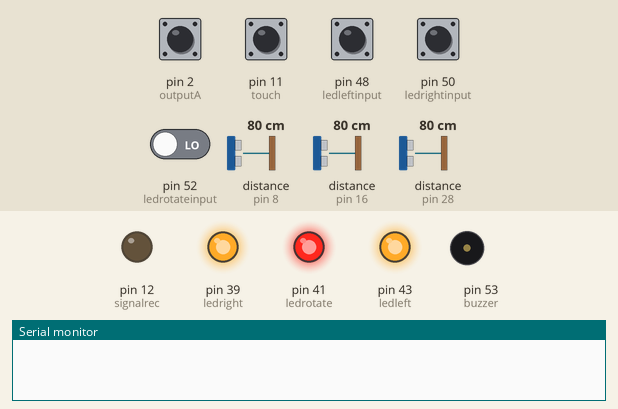
Recording of a sketch running on a simulated Arduino Mega 2560, built with avr-gcc and run on an emulated ATmega2560. On the bench: output pins drawn as LEDs (lit = HIGH), buzzer (waves = sounding, pin HIGH), the last lines printed to the serial monitor. Wiring (inferred from the names in the program): 3 × ultrasonic range finder: trigger pin 7, echo pin 8 / trigger pin 15, echo pin 16 / trigger pin 26, echo pin 28. Dashed ring = blinking. Inputs (shaded band) come from the test bench; at power-on: pin 2 (outputA) HIGH, pin 11 (touch), pin 48 (ledleftinput), pin 50 (ledrightinput), pin 52 (ledrotateinput) LOW, distance to the obstacle (sensors on pin 8, pin 16, pin 28) 80 cm. The echo pulse lasts 58.3 µs per cm; pins used as bus, display or sensor lines are not drawn.

Above: at 1.2 s.
1.3 s: distance to the obstacle (sensor on pin 8) set to 12 cm
2.8 s: distance to the obstacle (sensor on pin 8) set to 9 cm
At 2.9 s:
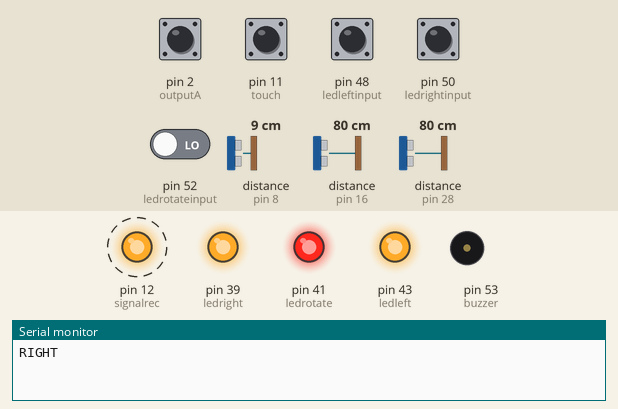
5.8 s: pin 52 (ledrotateinput) driven HIGH
At 6.28 s:
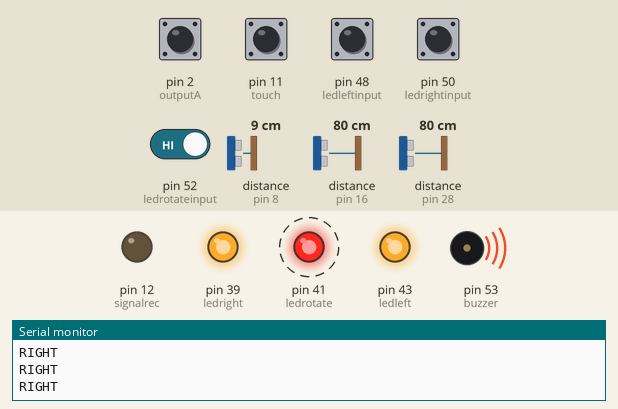
8.8 s: distance to the obstacle (sensor on pin 16) set to 18 cm
11.8 s: distance to the obstacle (sensor on pin 16) set to 13 cm
At 12.22 s:
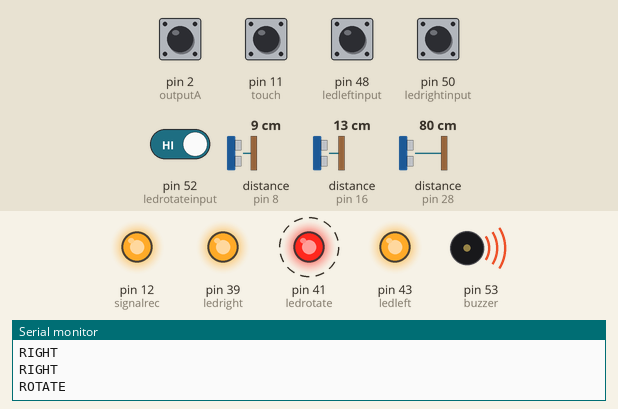
14.8 s: pin 48 (ledleftinput) pulled HIGH for 1 s
At 15.45 s:
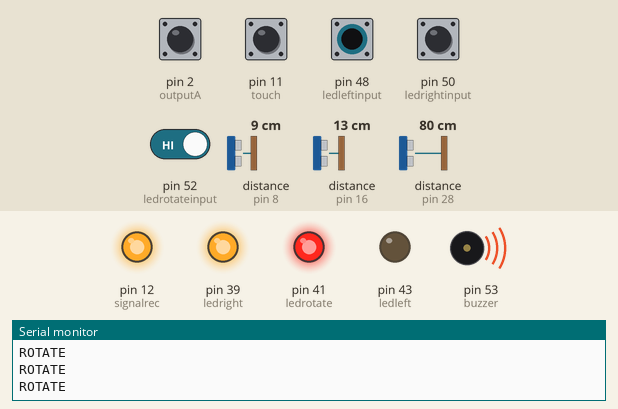
Timing chart, 0 to 18.8 s (numbered marks = the images above; inputs shaded):
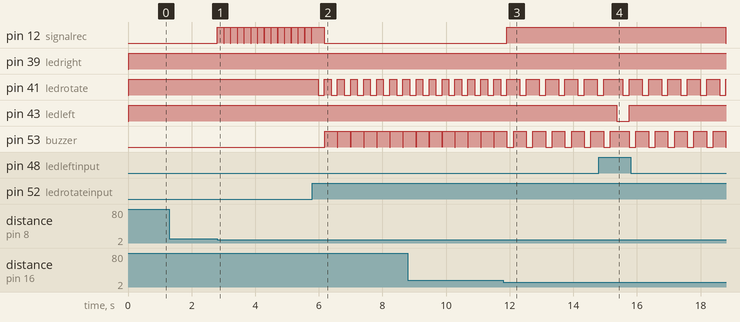

The sketch:

Tetris_final_arduino.ino
```cpp
 #define outputA 2
#define outputB 3

int trigPinU = 15;
int echoPinU = 16;
int trigPinR = 7;
int echoPinR = 8;
int trigPinL = 26;
int echoPinL = 28;

int ledleftinput=48;
int ledrotateinput=52;
int ledrightinput=50;

int ledleft=43;
int ledrotate=41;

int ledright=39;

int buzzer=53;

int movecheck=0;


int counter = 0;
int level;
int aState;
int aLastState;
int var;
int prelevel;

int touch=11;
int signalrec=12;

int n=200;
long durationU, cmU, inchesU, durationL, cmL, inchesL, durationR, cmR, inchesR;

void setup() {

  //Serial Port begin
  Serial.begin (9600);
  //Define inputs and outputs
  pinMode(trigPinU, OUTPUT);
  pinMode(echoPinU, INPUT);
  pinMode(trigPinL, OUTPUT);
  pinMode(echoPinL, INPUT);
  pinMode(trigPinR, OUTPUT);
  pinMode(echoPinR, INPUT);

  pinMode(ledleftinput, INPUT);
  pinMode(ledrotateinput, INPUT);
  pinMode(ledrightinput, INPUT);

  pinMode(ledleft, OUTPUT);
  pinMode(ledrotate, OUTPUT);
  pinMode(ledright, OUTPUT);

  pinMode(buzzer,OUTPUT);

  pinMode (outputA,INPUT);
  pinMode (outputB,INPUT);
  aLastState = digitalRead(outputA);

  pinMode (touch,INPUT);

  pinMode (signalrec,OUTPUT);
}

void loop() {

  aState = digitalRead(outputA); // Reads the "current" state of the outputA
   // If the previous and the current state of the outputA are different, that means a Pulse has occured
   if (aState != aLastState){
     // If the outputB state is different to the outputA state, that means the encoder is rotating clockwise
     if (digitalRead(outputB) != aState) {
       counter ++;
     } else {
       counter --;
     }
     if(counter<0)
      counter=counter+30;
      var=counter%5;
     if((0<=var)&&(var<=1))
      level=3;
     else if((1<var)&&(var<=3))
      level=2;
     else
      level=1;

      //Serial.println(var);
      if(level!=prelevel)
      {
        if(level==1)
        Serial.println("O");
        if(level==2)
        Serial.println("Tw");
        if(level==3)
        Serial.println("Thr");
        delay(n);
      }
      }
   aLastState = aState; // Updates the previous state of the outputA with the current state
   prelevel=level;

  if(digitalRead(touch)==HIGH)
  {
  Serial.println("CapTouch");
  digitalWrite(signalrec,HIGH);
  delay(n);
  }


  // The sensor is triggered by a HIGH pulse of 10 or more microseconds.
  // Give a short LOW pulse beforehand to ensure a clean HIGH pulse:

  digitalWrite(trigPinU, LOW);
  delayMicroseconds(5);
  digitalWrite(trigPinU, HIGH);
  delayMicroseconds(10);
  digitalWrite(trigPinU, LOW);

  // Read the signal from the sensor: a HIGH pulse whose
  // duration is the time (in microseconds) from the sending
  // of the ping to the reception of its echo off of an object.
  pinMode(echoPinU, INPUT);
  durationU = pulseIn(echoPinU, HIGH);

  // Convert the time into a distance
  cmU = (durationU/2) / 29.1;     // Divide by 29.1 or multiply by 0.0343
  inchesU = (durationU/2) / 74;   // Divide by 74 or multiply by 0.0135

  if(inchesU<=5)
  {
    if((movecheck==1)||(movecheck==3))
    digitalWrite(buzzer,HIGH);
    else
    {
     Serial.println("ROTATE");
     digitalWrite(signalrec,HIGH);
    }
    delay(n);
  }

  digitalWrite(trigPinL, LOW);
  delayMicroseconds(5);
  digitalWrite(trigPinL, HIGH);
  delayMicroseconds(10);
  digitalWrite(trigPinL, LOW);

  pinMode(echoPinL, INPUT);
  durationL= pulseIn(echoPinL, HIGH);

  cmL= (durationL/2) / 29.1;
  inchesL= (durationL/2) / 74;

  if(inchesL<=3)
  {
    if((movecheck==3)||(movecheck==2))
    digitalWrite(buzzer,HIGH);
    else
    {
      Serial.println("LEFT");
      digitalWrite(signalrec,HIGH);
    }
    delay(n);
  }

  digitalWrite(trigPinR, LOW);
  delayMicroseconds(5);
  digitalWrite(trigPinR, HIGH);
  delayMicroseconds(10);
  digitalWrite(trigPinR, LOW);

  pinMode(echoPinR, INPUT);
  durationR= pulseIn(echoPinR, HIGH);

  cmR= (durationR/2) / 29.1;
  inchesR= (durationR/2) / 74;

  if(inchesR<=3)
  {
    if((movecheck==1)||(movecheck==2))
    digitalWrite(buzzer,HIGH);
    else
    {
      Serial.println("RIGHT");
      digitalWrite(signalrec,HIGH);
    }
    delay(n);
  }

  //left
  if(digitalRead(ledleftinput)==HIGH)
  {
    movecheck=1; //left
    digitalWrite(ledleft, LOW);
    delay(n);
  //  delay(200);

  }

  //rotate
  if(digitalRead(ledrotateinput)==HIGH)
  {
     movecheck=2; //rotate
     digitalWrite(ledrotate, LOW);
     delay(n);
   //  delay(200);

  }

  //right

  if(digitalRead(ledrightinput)==HIGH)
  {
    movecheck=3; //right
    digitalWrite(ledright, LOW);
    delay(n);
   // delay(200);

  }

digitalWrite(ledleft, HIGH);
digitalWrite(ledrotate, HIGH);
digitalWrite(ledright, HIGH);
digitalWrite(buzzer,LOW);
digitalWrite(signalrec,LOW);
}
```

Measured:
- the behaviour switches between 11 and 10 cm on distance to the obstacle (sensor on pin 8) (found by bisection; images 0 and 1)
- the behaviour switches between 16 and 15 cm on distance to the obstacle (sensor on pin 16) (found by bisection; images 2 and 3)
- after the input at 1.3 s, every drawn part: stays the same
- after the input at 2.8 s, pin 12 (signalrec): alternates HIGH for 0.20 s and LOW for 0.01 s, starting at once
- after the input at 5.8 s, pin 41 (ledrotate): alternates HIGH for 0.21 s and LOW for 0.20 s, starting after 0.17 s; pin 53 (buzzer): alternates HIGH for 0.40 s and LOW for 0.01 s, starting after 0.39 s
- after the input at 11.8 s, pin 12 (signalrec): LOW → HIGH after 0.11 s; pin 41 (ledrotate): alternates HIGH for 0.41 s and LOW for 0.20 s, starting after 0.52 s; pin 53 (buzzer): alternates HIGH for 0.40 s and LOW for 0.21 s, starting after 0.32 s
- after the input at 14.8 s, pin 12 (signalrec): HIGH → LOW after 4.0 s; pin 43 (ledleft): HIGH → LOW after 0.56 s, → HIGH 0.40 s later
